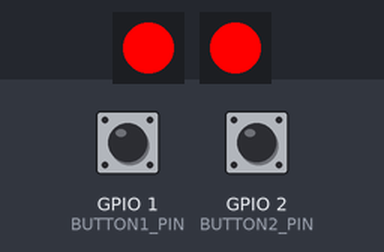
A program run on a simulated ESP32. On the bench: 2 × 1 RGB LEDs in strip order, left to right. The inputs (shaded band) are chosen by the test bench; at power-on: GPIO 1 (BUTTON1_PIN) HIGH, GPIO 2 (BUTTON2_PIN) HIGH. What the program prints to the serial monitor is not drawn.

Above: at 4.2 s.
4.3 s: GPIO 1 (BUTTON1_PIN) pulled LOW for 0.15 s
At 4.7 s:
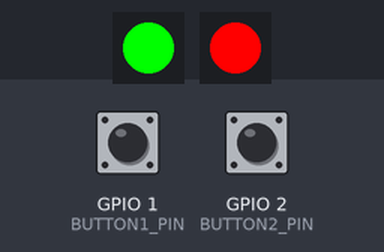
5.9 s: GPIO 2 (BUTTON2_PIN) pulled LOW for 0.15 s
At 7.1 s:
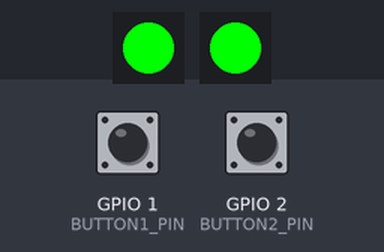
Timing chart, 0 to 8.9 s (numbered marks = the images above; inputs shaded):
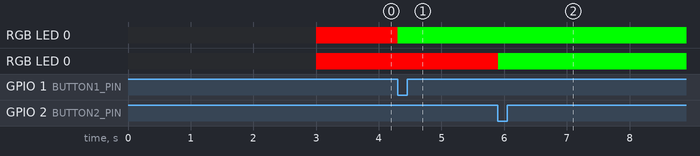

Measured:
- after the input at 4.3 s, RGB LED 0: RGB(255, 0, 0) → RGB(0, 255, 0) at once
- after the input at 5.9 s, RGB LED 0: RGB(255, 0, 0) → RGB(0, 255, 0) at once

The program:

main.cpp
```cpp
#include <Arduino.h>
#include "addpeers.h"
#include "message.h"
#include <WiFi.h>
#include <esp_now.h>
#include <Adafruit_NeoPixel.h>

//VERSION 1.1
String fwversion = "1.1";

#define BUTTON1_PIN 1  // GPIO1 -> PEDAL1  [R1]
#define BUTTON2_PIN 2  // GPIO2 -> PEDAL2  [R3]

//PEDAL INFO STRUCT
struct PedalInfo {
  uint8_t id1;
  uint8_t id2;
};
PedalInfo currentPedal;


// debounce kezelés a gombokra
unsigned long lastPress1 = 0;
unsigned long lastPress2 = 0;
const unsigned long debounceDelay = 200;  // 200 ms

// LED pinek és darabszám
#define NUM_LEDS 1  // minden LED csík 1 pixel
#define LED1_PIN 3  // GPIO1 -> PEDAL1  [R1]
#define LED2_PIN 10 // GPIO1 -> PEDAL2  [R1]

// LED csíkok objektumai
Adafruit_NeoPixel led1(NUM_LEDS, LED1_PIN, NEO_GRB + NEO_KHZ800);
Adafruit_NeoPixel led2(NUM_LEDS, LED2_PIN, NEO_GRB + NEO_KHZ800);

// --- FUNKCIÓK ---
PedalInfo getPedalInfo() {
  String mac = WiFi.macAddress();
  if(mac == "EC:DA:3B:BF:E9:A8") {
    return {1, 2};
  }
  if(mac == "EC:DA:3B:BF:C6:B8") {
    return {3, 4};
  }
  // Alapértelmezett, 'ismeretlen' érték
  return {0, 0};
}

// Segédfüggvény LED szín állításra
void setColor(Adafruit_NeoPixel &led, uint8_t r, uint8_t g, uint8_t b) {
  led.setPixelColor(0, led.Color(r, g, b));
  led.show();
}

//SendNOW(cimzett mac cim, üzenet);
void SendNOW(const uint8_t *mac, const Message &msg) {
  esp_err_t result = esp_now_send(mac, (uint8_t *)&msg, sizeof(msg));
  (result == ESP_OK) ? Serial.println("✅ Message sent successfully") : Serial.printf("❌ Send error (%d)\n", result);
}

//ellenorzés cimzett megkapta-e
void OnDataSent(const uint8_t *mac_addr, esp_now_send_status_t status) {
  char macStr[18];
  snprintf(macStr, sizeof(macStr), "%02X:%02X:%02X:%02X:%02X:%02X",
           mac_addr[0], mac_addr[1], mac_addr[2], mac_addr[3], mac_addr[4], mac_addr[5]);
  Serial.println(status == ESP_NOW_SEND_SUCCESS ? "Send status: OK, " + String(macStr) : "Send status: FAIL, " + String(macStr));
  if(status != ESP_NOW_SEND_SUCCESS){
      //setColor(led1, 255, 0, 0);
      //setColor(led2, 255, 0, 0);
  }
}

void OnDataRecv(const uint8_t *mac_addr, const uint8_t *incomingData, int len) {
  char macStr[18];
  snprintf(macStr, sizeof(macStr), "%02X:%02X:%02X:%02X:%02X:%02X",
           mac_addr[0], mac_addr[1], mac_addr[2], mac_addr[3], mac_addr[4], mac_addr[5]);

  if (len != sizeof(Message)) {
    Serial.printf("⚠️ Invalid message size: %d\n", len);
    return;
  }

  Message msg;
  memcpy(&msg, incomingData, sizeof(msg));
  Serial.printf("📩 Received msg: from=%d, type=%d, index=%d, value=%d\n", macStr, msg.type, msg.index, msg.value);

  switch (msg.type) {
    case 9: // 9. tipusú reset üzenet
          setColor(led1, 255, 0, 0);  // piros
          setColor(led2, 255, 0, 0);  //
    break;
    default:
      Serial.println("❓ Unknown message type");
  }

}

//FŐ programkód
void setup() {
  delay(3000);
  Serial.begin(115200);

  pinMode(BUTTON1_PIN, INPUT_PULLUP);
  pinMode(BUTTON2_PIN, INPUT_PULLUP);

  // LED-ek inicializálása és alapból piros
  led1.begin(); setColor(led1, 255, 0, 0);
  led2.begin(); setColor(led2, 255, 0, 0);

  Serial.print("ESP32 MAC: ");
  Serial.println(WiFi.macAddress());

  WiFi.mode(WIFI_STA);

  currentPedal = getPedalInfo();

  WiFi.disconnect();

  //ESP-NOW inicializálás
  if (esp_now_init() != ESP_OK) {
    Serial.println("ESP-NOW init failed");
    return;
  }

  esp_now_register_recv_cb(OnDataRecv);
  esp_now_register_send_cb(OnDataSent);

  addPeers();// <-- ide tedd be, hogy hozzáadja a peer-eket

}

void loop() {
  static bool prev1 = HIGH;
  static bool prev2 = HIGH;

  bool curr1 = digitalRead(BUTTON1_PIN);
  bool curr2 = digitalRead(BUTTON2_PIN);

  unsigned long now = millis();

  if (prev1 == HIGH && curr1 == LOW && now - lastPress1 > debounceDelay) {
    lastPress1 = now;
    Message msg = {1, currentPedal.id1, 0};  // verseny uzenet, első versenyző (R1), kész=0
    SendNOW(receiver1, msg);
    SendNOW(receiver2, msg);
    setColor(led1, 0, 255, 0);  // zöld
  }

  if (prev2 == HIGH && curr2 == LOW && now - lastPress2 > debounceDelay) {
    lastPress2 = now;
    Message msg = {1, currentPedal.id2, 0}; // verseny uzenet, masodik versenyző (R3), kész=0
    SendNOW(receiver1, msg);
    SendNOW(receiver2, msg);
    setColor(led2, 0, 255, 0);  // zöld
  }

  prev1 = curr1;
  prev2 = curr2;
}
```

addpeers.h
```cpp
#ifndef ADDPEERS_H
#define ADDPEERS_H

#include <esp_now.h>
#include <Arduino.h>  // Serial miatt

// MAC címek deklarálása és inicializálása itt:
// Vevők MAC címei

uint8_t receiver1[] = { 0xF4, 0x12, 0xFA, 0xE7, 0xBB, 0xCC };  // ESP32 5" kijelző
uint8_t receiver2[] = { 0xEC, 0xDA, 0x3B, 0xBD, 0xC3, 0x2C };  // Start pad, LEDek 2C

void addPeers() {
  // Első peer
  esp_now_peer_info_t peer1 = {};
  memcpy(peer1.peer_addr, receiver1, 6);
  peer1.channel = 0;
  peer1.encrypt = false;
  if (!esp_now_add_peer(&peer1)) {
    Serial.println("Peer1 added");
  }

  // Első peer
  esp_now_peer_info_t peer2 = {};
  memcpy(peer2.peer_addr, receiver2, 6);
  peer2.channel = 0;
  peer2.encrypt = false;
  if (!esp_now_add_peer(&peer2)) {
    Serial.println("Peer2 added");
  }

}

#endif
```

message.h
```cpp
#ifndef MESSAGE_H
#define MESSAGE_H

#include <stdint.h>

//struct struct_message {
//  char id[32];
//  int value;
//  uint32_t timestamp;  // például millis()
//} struct_message;

//  Message msg;
//  msg.type = 1;       // pedál
//  msg.index = 2;      // PEDAL3
//  msg.value = 1;      // ready

struct Message {
  uint8_t type;   // 1: Pedál, 2: Fényerő stb.
  uint8_t index;  // Melyik pedál/LED
  uint8_t value;  // Pl. 0/1 vagy fényerő érték 0..255
};

#endif
```
